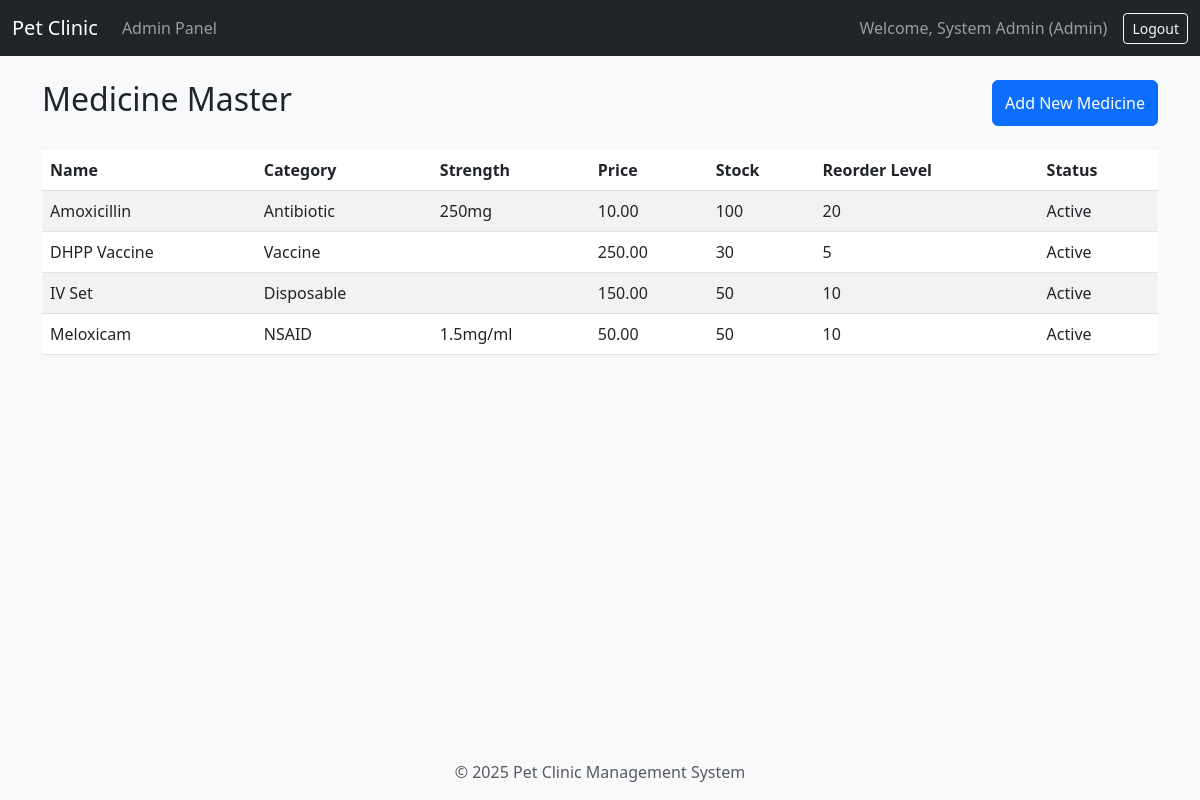
/modules/admin/medicine_master.php (signed in), run on the app's committed database.
### tables this page shows
CREATE TABLE medicine_master (
  med_id INT PRIMARY KEY AUTO_INCREMENT,
  med_name VARCHAR(200) NOT NULL,
  med_category VARCHAR(100),
  dosage_form VARCHAR(50),  
  strength VARCHAR(50),
  unit_price DECIMAL(10,2),
  stock_qty INT DEFAULT 0,
  reorder_level INT,
  is_active BOOLEAN DEFAULT TRUE
);

### modules/admin/medicine_master.php (the view, shortened to what this page needs)
<?php
require_once '../../config/db.php';
$medicines = $mysqli->query("SELECT * FROM medicine_master ORDER BY med_name ASC");
include '../../includes/header.php';
?>
<div class="d-flex justify-content-between">
    <h2>Medicine Master</h2>
    <button class="btn btn-primary" data-bs-toggle="modal" data-bs-target="#addMedModal">Add New Medicine</button>
</div>
<table class="table table-striped mt-4">
    <thead>
        <tr>
            <th>Name</th>
            <th>Category</th>
            <th>Strength</th>
            <th>Price</th>
            <th>Stock</th>
            <th>Reorder Level</th>
            <th>Status</th>
        </tr>
    </thead>
    <tbody>
        <?php while($m = $medicines->fetch_assoc()): ?>
            <tr>
                <td><?php echo $m['med_name']; ?></td>
                <td><?php echo $m['med_category']; ?></td>
                <td><?php echo $m['strength']; ?></td>
                <td><?php echo $m['unit_price']; ?></td>
                <td><?php echo $m['stock_qty']; ?></td>
                <td><?php echo $m['reorder_level']; ?></td>
                <td><?php echo $m['is_active'] ? 'Active' : 'Inactive'; ?></td>
            </tr>
        <?php endwhile; ?>
    </tbody>
</table>
<?php include '../../includes/footer.php'; ?>

### assets/style.css (style rules this page uses)
body { background-color: #f8f9fa; }

### data on the page
medicine_master: med_name "Amoxicillin", med_category "Antibiotic", strength "250mg", unit_price "10.00", stock_qty "100", reorder_level "20", is_active "Active"
medicine_master: med_name "DHPP Vaccine", med_category "Vaccine", unit_price "250.00", stock_qty "30", reorder_level "5", is_active "Active"
medicine_master: med_name "IV Set", med_category "Disposable", unit_price "150.00", stock_qty "50", reorder_level "10", is_active "Active"
medicine_master: med_name "Meloxicam", med_category "NSAID", strength "1.5mg/ml", unit_price "50.00", stock_qty "50", reorder_level "10", is_active "Active"

### other printed values
$_SESSION['full_name'] "System Admin"
$_SESSION['role'] "Admin"
